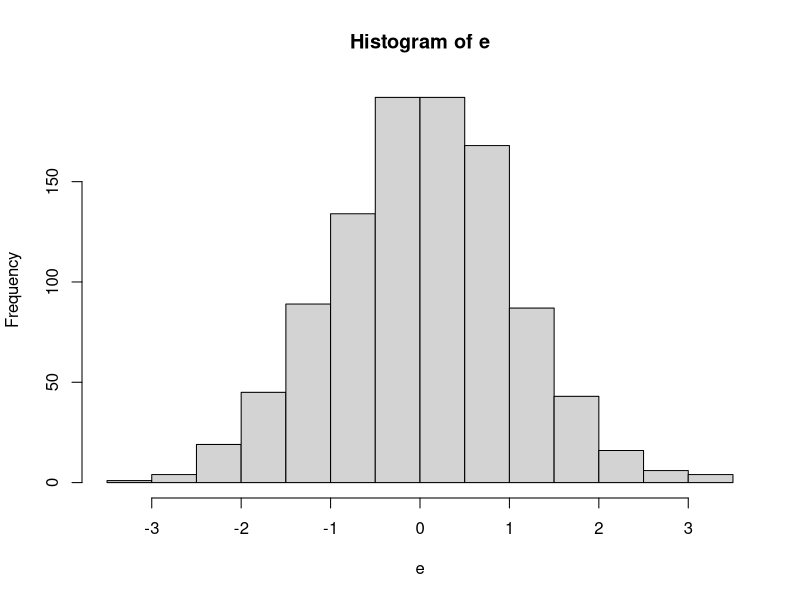
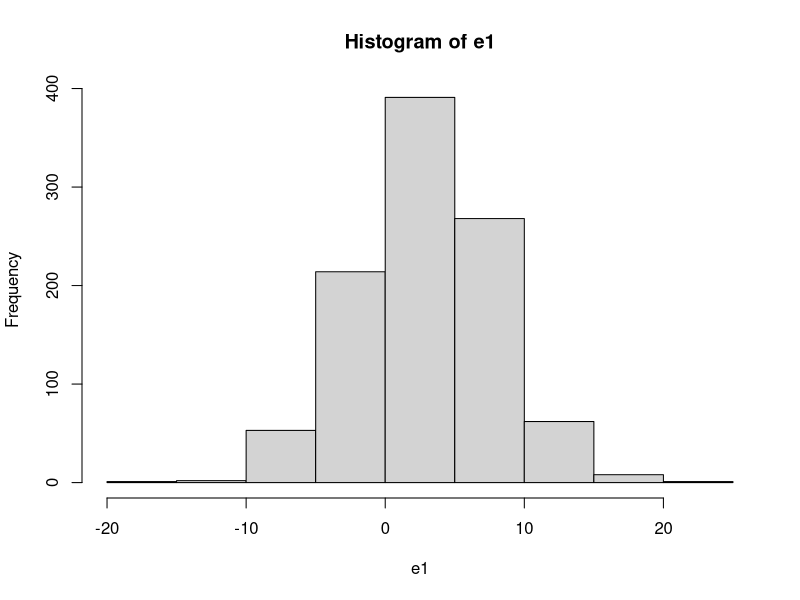

The R script that drew these images, in order:
## ---- chunk 1
knitr::opts_chunk$set(echo = TRUE)
## ---- chunk 2
t = c(1.0,1.1, 1.2, 1.3, 1.4, 1.5, 1.6, 1.7, 1.8, 1.9, 2.0)
t
## ---- chunk 3
t = seq(from = 1, to = 2, by = 0.1) 
t
## ---- chunk 4
seq(from = 1, to = 2, by = 0.1)
seq(1,2,0.1)
seq(by = 0.1,from = 1, to = 2)
## ---- chunk 5
# help(rnorm)
#rnorm() # call rnorm() without specifying the length n
e = rnorm(n=1000) # 1000 observations from Standard normal N(0,1) 
mean(e) # check the mean
sd(e)   # check the standard deviation
hist(e) # use hist() to plot the distribution
## ---- chunk 6
e1 = rnorm(n=1000, mean = 3, sd = 5) # 1000 values from N(3,5) 
mean(e1)
sd(e1)
hist(e1) 
## ---- chunk 7
MyPowerFunction = function(arg1,arg2){
		return(arg1^arg2)
} ##Defined MyPowerFunction
MyPowerFunction ## What is inside the function?
MyPowerFunction(2,3) ## 2^3 = 2*2*2 = 8
